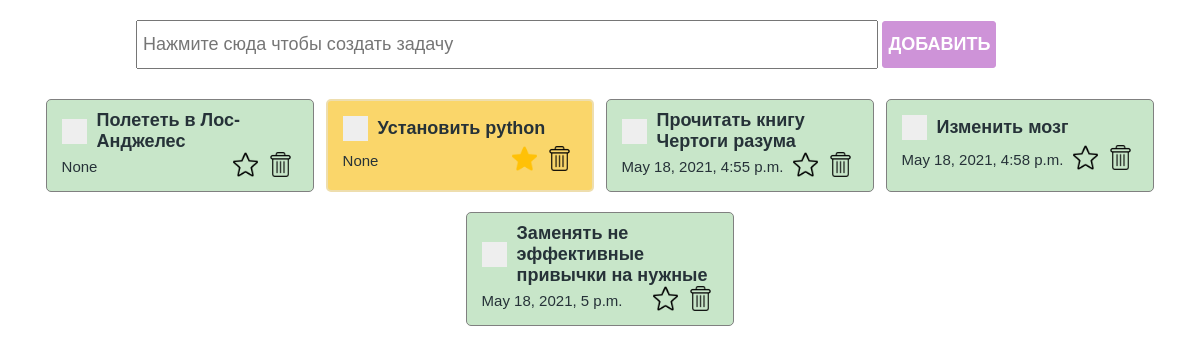
/test/, run on an earlier commit of the app's database.
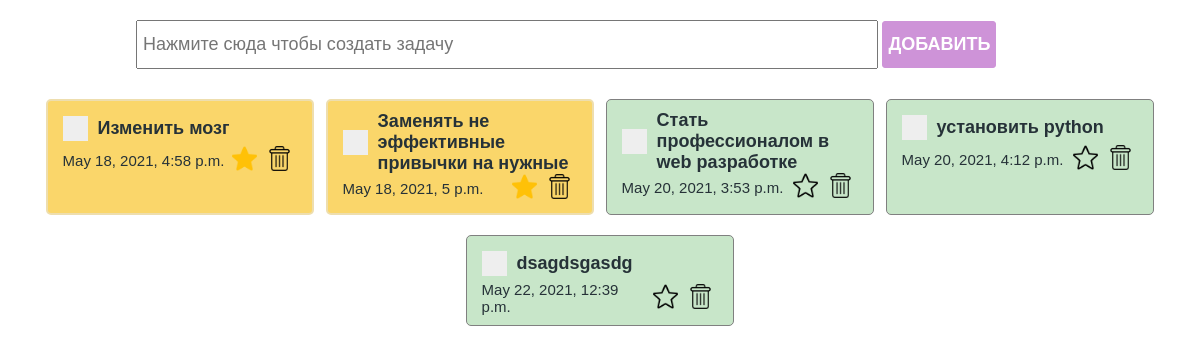
And on a later commit of the database.
### main/models.py (models this page shows)
class ToDo(models.Model):
    text = models.CharField(max_length=100) # Поле для хранения текста
    created_at  = models.DateTimeField(auto_now_add = True) # Для хранения даты будет добавлятся автоматически
    is_done_task = models.BooleanField(default = False)
    is_favorite = models.BooleanField(default = False)

### main/views.py (the view)
# urls.py: path("test/", test, name="test"),
def test(request):
    todo_list = ToDo.objects.all() # Записываем все это в todo_list
    return render(request, "test.html",{"todo_list":todo_list})

### main/templates/test.html (shortened to what this page needs)
{% load static %}
<!DOCTYPE html>
<html lang="en">
<head>
    <link href="{% static 'styles/index.css' %}" rel="stylesheet">
    <link href="{% static 'styles/checkbox.css' %}" rel="stylesheet">
</head>
<body>
     <section>
            <div class="create_container">
                <form action="{% url 'add-todo' %}" method="POST">
                    <input
                    class="create_input"
                    type="text"
                    placeholder="Нажмите сюда чтобы создать задачу"
                    name="todo_text"
                    />
                    <button class="create_button">Добавить</button>
                </form>
            </div>
            <div class="todo_container">
                {% for todo_object in todo_list %}
                <div class="todo_item
                {% if todo_object.is_favorite %}
                   marked
                {% elif todo_object.is_done_task %}
                    done
                {% else %}
                  todo_item
                {% endif %}
                ">
                    <div class="todo_item_header">
                        <label class="checkbox_container">
                            <span class="checkmark"></span>
                        </label>
                        <h4><a href="{% url 'done-todo' todo_object.id %}">{{ todo_object.text }}</a></h4>
                    </div>
                    <div class="todo_item_footer">
                       <p>{{ todo_object.created_at }} </p>
                       <div class="action_buttons">
                           {% if todo_object.is_favorite %}
                               <a href="{% url 'unmark-todo'  todo_object.id  %}">
                                   <img src="{% static './icons/active_star.png' %}" />
                                </a>
                            {% else %}
                                <a href="{% url 'mark-todo'  todo_object.id  %}">
                                    <img src="{% static './icons/inactive_star.png' %}" />
                                </a>
                            {% endif %}
                            <a href="{% url 'delete-todo' todo_object.id %}">
                                <img src="{% static './icons/delete.png' %}" />
                            </a>
                       </div>
                    </div>
                </div>
                {% endfor %}
            </div>
        </section>
</body>
</html>

What changed in the data, as far as the page shows it:
removed ToDo: text "Полететь в Лос-Анджелес", created_at "None", is_favorite False (drawn)
removed ToDo: text "Установить python", created_at "None", is_favorite True (drawn)
removed ToDo: text "Прочитать книгу Чертоги разума", created_at "May 18, 2021, 4:55 p.m.", is_favorite False (drawn)
changed ToDo "Изменить мозг": is_favorite False → True (drawn); is_favorite: picture added; is_favorite: picture removed
changed ToDo "Заменять не эффективные привычки на нужные": is_favorite False → True (drawn); is_favorite: picture added; is_favorite: picture removed
added ToDo: text "Стать профессионалом в web разработке", created_at "May 20, 2021, 3:53 p.m.", is_favorite False (drawn)
added ToDo: text "установить python", created_at "May 20, 2021, 4:12 p.m.", is_favorite False (drawn)
added ToDo: text "dsagdsgasdg", created_at "May 22, 2021, 12:39 p.m.", is_favorite False (drawn)
